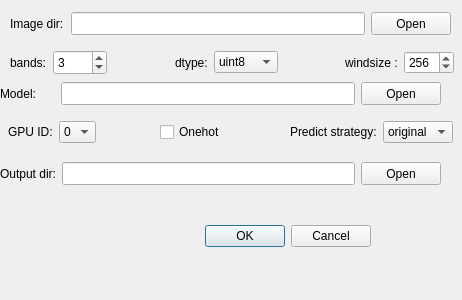
<?xml version="1.0" encoding="UTF-8"?>
<ui version="4.0">
 <class>Dialog_predict_binary_batch</class>
 <widget class="QDialog" name="Dialog_predict_binary_batch">
  <property name="geometry">
   <rect>
    <x>0</x>
    <y>0</y>
    <width>462</width>
    <height>300</height>
   </rect>
  </property>
  <property name="windowTitle">
   <string>Dialog</string>
  </property>
  <widget class="QDialogButtonBox" name="buttonBox">
   <property name="geometry">
    <rect>
     <x>30</x>
     <y>220</y>
     <width>341</width>
     <height>32</height>
    </rect>
   </property>
   <property name="orientation">
    <enum>Qt::Horizontal</enum>
   </property>
   <property name="standardButtons">
    <set>QDialogButtonBox::Cancel|QDialogButtonBox::Ok</set>
   </property>
  </widget>
  <widget class="QWidget" name="layoutWidget_2">
   <property name="geometry">
    <rect>
     <x>0</x>
     <y>80</y>
     <width>441</width>
     <height>27</height>
    </rect>
   </property>
   <layout class="QHBoxLayout" name="horizontalLayout_7">
    <item>
     <widget class="QLabel" name="label_5">
      <property name="minimumSize">
       <size>
        <width>55</width>
        <height>23</height>
       </size>
      </property>
      <property name="text">
       <string>Model:</string>
      </property>
     </widget>
    </item>
    <item>
     <widget class="QLineEdit" name="lineEdit_model">
      <property name="minimumSize">
       <size>
        <width>201</width>
        <height>23</height>
       </size>
      </property>
     </widget>
    </item>
    <item>
     <widget class="QPushButton" name="pushButton_model">
      <property name="minimumSize">
       <size>
        <width>0</width>
        <height>23</height>
       </size>
      </property>
      <property name="text">
       <string>Open</string>
      </property>
     </widget>
    </item>
   </layout>
  </widget>
  <widget class="QWidget" name="layoutWidget_3">
   <property name="geometry">
    <rect>
     <x>10</x>
     <y>10</y>
     <width>441</width>
     <height>27</height>
    </rect>
   </property>
   <layout class="QHBoxLayout" name="horizontalLayout_8">
    <item>
     <widget class="QLabel" name="label_6">
      <property name="minimumSize">
       <size>
        <width>55</width>
        <height>23</height>
       </size>
      </property>
      <property name="text">
       <string>Image dir:</string>
      </property>
     </widget>
    </item>
    <item>
     <widget class="QLineEdit" name="lineEdit_images_dir">
      <property name="minimumSize">
       <size>
        <width>201</width>
        <height>23</height>
       </size>
      </property>
     </widget>
    </item>
    <item>
     <widget class="QPushButton" name="pushButton_image">
      <property name="minimumSize">
       <size>
        <width>0</width>
        <height>23</height>
       </size>
      </property>
      <property name="text">
       <string>Open</string>
      </property>
     </widget>
    </item>
   </layout>
  </widget>
  <widget class="QWidget" name="layoutWidget">
   <property name="geometry">
    <rect>
     <x>8</x>
     <y>120</y>
     <width>445</width>
     <height>24</height>
    </rect>
   </property>
   <layout class="QHBoxLayout" name="horizontalLayout">
    <item>
     <widget class="QLabel" name="label_10">
      <property name="text">
       <string>GPU ID:</string>
      </property>
     </widget>
    </item>
    <item>
     <widget class="QComboBox" name="comboBox_gupid">
      <property name="minimumSize">
       <size>
        <width>0</width>
        <height>22</height>
       </size>
      </property>
      <item>
       <property name="text">
        <string>0</string>
       </property>
      </item>
      <item>
       <property name="text">
        <string>1</string>
       </property>
      </item>
      <item>
       <property name="text">
        <string>2</string>
       </property>
      </item>
      <item>
       <property name="text">
        <string>3</string>
       </property>
      </item>
      <item>
       <property name="text">
        <string>4</string>
       </property>
      </item>
      <item>
       <property name="text">
        <string>5</string>
       </property>
      </item>
     </widget>
    </item>
    <item>
     <spacer name="horizontalSpacer_5">
      <property name="orientation">
       <enum>Qt::Horizontal</enum>
      </property>
      <property name="sizeHint" stdset="0">
       <size>
        <width>40</width>
        <height>20</height>
       </size>
      </property>
     </spacer>
    </item>
    <item>
     <widget class="QCheckBox" name="checkBox">
      <property name="text">
       <string>Onehot</string>
      </property>
     </widget>
    </item>
    <item>
     <spacer name="horizontalSpacer_6">
      <property name="orientation">
       <enum>Qt::Horizontal</enum>
      </property>
      <property name="sizeHint" stdset="0">
       <size>
        <width>40</width>
        <height>20</height>
       </size>
      </property>
     </spacer>
    </item>
    <item>
     <widget class="QLabel" name="label_11">
      <property name="text">
       <string>Predict strategy:</string>
      </property>
     </widget>
    </item>
    <item>
     <widget class="QComboBox" name="comboBox_strategy">
      <property name="minimumSize">
       <size>
        <width>0</width>
        <height>22</height>
       </size>
      </property>
      <item>
       <property name="text">
        <string>original</string>
       </property>
      </item>
      <item>
       <property name="text">
        <string>smooth</string>
       </property>
      </item>
     </widget>
    </item>
   </layout>
  </widget>
  <widget class="QWidget" name="layoutWidget_4">
   <property name="geometry">
    <rect>
     <x>0</x>
     <y>160</y>
     <width>441</width>
     <height>27</height>
    </rect>
   </property>
   <layout class="QHBoxLayout" name="horizontalLayout_9">
    <item>
     <widget class="QLabel" name="label_7">
      <property name="minimumSize">
       <size>
        <width>55</width>
        <height>23</height>
       </size>
      </property>
      <property name="text">
       <string>Output dir:</string>
      </property>
     </widget>
    </item>
    <item>
     <widget class="QLineEdit" name="lineEdit_mask_dir">
      <property name="minimumSize">
       <size>
        <width>201</width>
        <height>23</height>
       </size>
      </property>
     </widget>
    </item>
    <item>
     <widget class="QPushButton" name="pushButton_mask">
      <property name="minimumSize">
       <size>
        <width>0</width>
        <height>23</height>
       </size>
      </property>
      <property name="text">
       <string>Open</string>
      </property>
     </widget>
    </item>
   </layout>
  </widget>
  <widget class="QWidget" name="layoutWidget_5">
   <property name="geometry">
    <rect>
     <x>10</x>
     <y>50</y>
     <width>444</width>
     <height>25</height>
    </rect>
   </property>
   <layout class="QHBoxLayout" name="horizontalLayout_4">
    <item>
     <widget class="QLabel" name="label_8">
      <property name="text">
       <string>bands:</string>
      </property>
     </widget>
    </item>
    <item>
     <widget class="QSpinBox" name="spinBox_bands">
      <property name="sizePolicy">
       <sizepolicy hsizetype="Preferred" vsizetype="Preferred">
        <horstretch>0</horstretch>
        <verstretch>0</verstretch>
       </sizepolicy>
      </property>
      <property name="minimumSize">
       <size>
        <width>47</width>
        <height>22</height>
       </size>
      </property>
      <property name="minimum">
       <number>1</number>
      </property>
      <property name="maximum">
       <number>1000</number>
      </property>
      <property name="value">
       <number>3</number>
      </property>
     </widget>
    </item>
    <item>
     <spacer name="horizontalSpacer_3">
      <property name="orientation">
       <enum>Qt::Horizontal</enum>
      </property>
      <property name="sizeHint" stdset="0">
       <size>
        <width>40</width>
        <height>20</height>
       </size>
      </property>
     </spacer>
    </item>
    <item>
     <widget class="QLabel" name="label_9">
      <property name="text">
       <string>dtype:</string>
      </property>
     </widget>
    </item>
    <item>
     <widget class="QComboBox" name="comboBox_dtype">
      <item>
       <property name="text">
        <string>uint8</string>
       </property>
      </item>
      <item>
       <property name="text">
        <string>uint10</string>
       </property>
      </item>
      <item>
       <property name="text">
        <string>uint16</string>
       </property>
      </item>
      <item>
       <property name="text">
        <string>float</string>
       </property>
      </item>
     </widget>
    </item>
    <item>
     <spacer name="horizontalSpacer_4">
      <property name="orientation">
       <enum>Qt::Horizontal</enum>
      </property>
      <property name="sizeHint" stdset="0">
       <size>
        <width>40</width>
        <height>20</height>
       </size>
      </property>
     </spacer>
    </item>
    <item>
     <widget class="QLabel" name="label_3">
      <property name="minimumSize">
       <size>
        <width>33</width>
        <height>0</height>
       </size>
      </property>
      <property name="text">
       <string>windsize :</string>
      </property>
     </widget>
    </item>
    <item>
     <widget class="QSpinBox" name="spinBox_windsize">
      <property name="sizePolicy">
       <sizepolicy hsizetype="Preferred" vsizetype="Preferred">
        <horstretch>0</horstretch>
        <verstretch>23</verstretch>
       </sizepolicy>
      </property>
      <property name="minimumSize">
       <size>
        <width>50</width>
        <height>0</height>
       </size>
      </property>
      <property name="maximumSize">
       <size>
        <width>50</width>
        <height>23</height>
       </size>
      </property>
      <property name="maximum">
       <number>1000</number>
      </property>
      <property name="singleStep">
       <number>2</number>
      </property>
      <property name="value">
       <number>256</number>
      </property>
     </widget>
    </item>
   </layout>
  </widget>
 </widget>
 <resources/>
 <connections>
  <connection>
   <sender>pushButton_image</sender>
   <signal>clicked()</signal>
   <receiver>Dialog_predict_binary_batch</receiver>
   <slot>slot_select_img_dir()</slot>
   <hints>
    <hint type="sourcelabel">
     <x>417</x>
     <y>24</y>
    </hint>
    <hint type="destinationlabel">
     <x>456</x>
     <y>43</y>
    </hint>
   </hints>
  </connection>
  <connection>
   <sender>pushButton_model</sender>
   <signal>clicked()</signal>
   <receiver>Dialog_predict_binary_batch</receiver>
   <slot>slot_select_model_file()</slot>
   <hints>
    <hint type="sourcelabel">
     <x>417</x>
     <y>93</y>
    </hint>
    <hint type="destinationlabel">
     <x>452</x>
     <y>98</y>
    </hint>
   </hints>
  </connection>
  <connection>
   <sender>pushButton_mask</sender>
   <signal>clicked()</signal>
   <receiver>Dialog_predict_binary_batch</receiver>
   <slot>slot_save_mask_dir()</slot>
   <hints>
    <hint type="sourcelabel">
     <x>388</x>
     <y>172</y>
    </hint>
    <hint type="destinationlabel">
     <x>419</x>
     <y>194</y>
    </hint>
   </hints>
  </connection>
  <connection>
   <sender>buttonBox</sender>
   <signal>accepted()</signal>
   <receiver>Dialog_predict_binary_batch</receiver>
   <slot>slot_ok()</slot>
   <hints>
    <hint type="sourcelabel">
     <x>240</x>
     <y>233</y>
    </hint>
    <hint type="destinationlabel">
     <x>300</x>
     <y>256</y>
    </hint>
   </hints>
  </connection>
  <connection>
   <sender>buttonBox</sender>
   <signal>rejected()</signal>
   <receiver>Dialog_predict_binary_batch</receiver>
   <slot>reject()</slot>
   <hints>
    <hint type="sourcelabel">
     <x>195</x>
     <y>241</y>
    </hint>
    <hint type="destinationlabel">
     <x>217</x>
     <y>275</y>
    </hint>
   </hints>
  </connection>
 </connections>
 <slots>
  <slot>slot_select_img_dir()</slot>
  <slot>slot_select_model_file()</slot>
  <slot>slot_save_mask_dir()</slot>
  <slot>slot_ok()</slot>
 </slots>
</ui>
